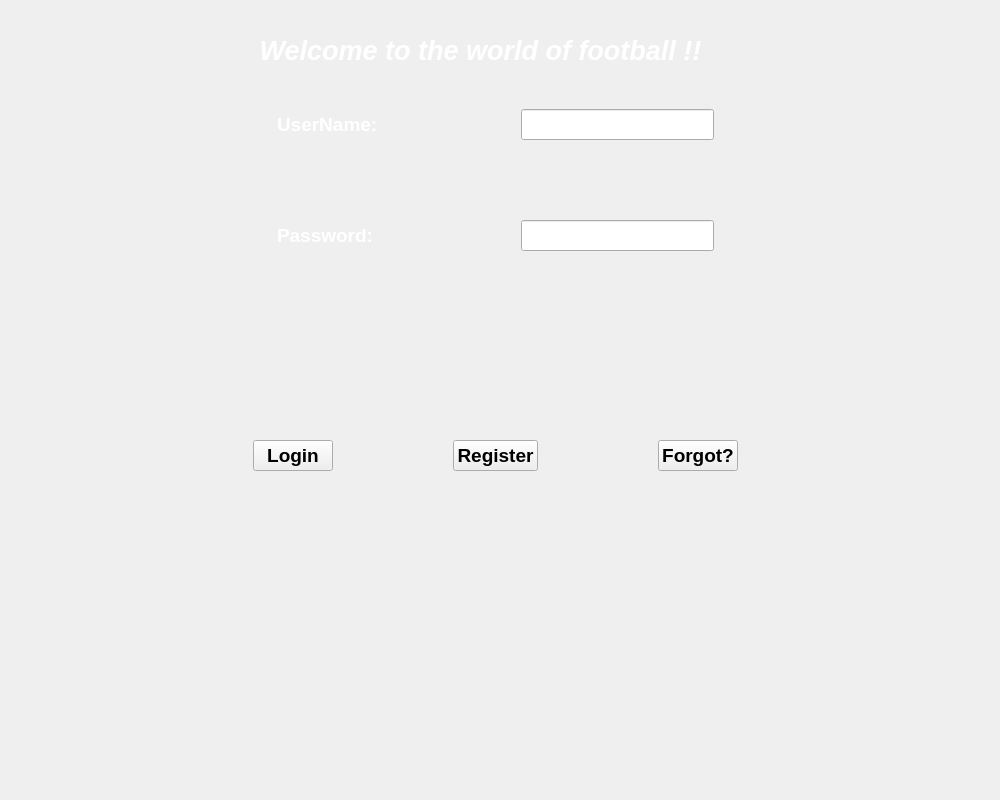
<?xml version="1.0" encoding="UTF-8"?>
<ui version="4.0">
 <class>GameLoginWidget</class>
 <widget class="QWidget" name="GameLoginWidget">
  <property name="geometry">
   <rect>
    <x>0</x>
    <y>0</y>
    <width>1000</width>
    <height>800</height>
   </rect>
  </property>
  <property name="minimumSize">
   <size>
    <width>1000</width>
    <height>800</height>
   </size>
  </property>
  <property name="maximumSize">
   <size>
    <width>1000</width>
    <height>800</height>
   </size>
  </property>
  <property name="windowTitle">
   <string>Form</string>
  </property>
  <widget class="QLabel" name="label">
   <property name="geometry">
    <rect>
     <x>6</x>
     <y>6</y>
     <width>991</width>
     <height>791</height>
    </rect>
   </property>
   <property name="text">
    <string/>
   </property>
   <property name="pixmap">
    <pixmap>game_resources/game_ui_image1(2).jpg</pixmap>
   </property>
  </widget>
  <widget class="QWidget" name="widget" native="true">
   <property name="geometry">
    <rect>
     <x>130</x>
     <y>100</y>
     <width>731</width>
     <height>471</height>
    </rect>
   </property>
   <layout class="QGridLayout" name="gridLayout_3">
    <item row="2" column="0">
     <widget class="QWidget" name="widget_3" native="true">
      <layout class="QGridLayout" name="gridLayout_2">
       <item row="0" column="4">
        <spacer name="verticalSpacer_4">
         <property name="orientation">
          <enum>Qt::Vertical</enum>
         </property>
         <property name="sizeHint" stdset="0">
          <size>
           <width>20</width>
           <height>40</height>
          </size>
         </property>
        </spacer>
       </item>
       <item row="1" column="2">
        <spacer name="horizontalSpacer_7">
         <property name="orientation">
          <enum>Qt::Horizontal</enum>
         </property>
         <property name="sizeHint" stdset="0">
          <size>
           <width>40</width>
           <height>20</height>
          </size>
         </property>
        </spacer>
       </item>
       <item row="1" column="0">
        <spacer name="horizontalSpacer_8">
         <property name="orientation">
          <enum>Qt::Horizontal</enum>
         </property>
         <property name="sizeHint" stdset="0">
          <size>
           <width>40</width>
           <height>20</height>
          </size>
         </property>
        </spacer>
       </item>
       <item row="1" column="5">
        <widget class="QPushButton" name="Forgot_button">
         <property name="font">
          <font>
           <pointsize>14</pointsize>
           <bold>true</bold>
          </font>
         </property>
         <property name="text">
          <string>Forgot?</string>
         </property>
        </widget>
       </item>
       <item row="1" column="6">
        <spacer name="horizontalSpacer_10">
         <property name="orientation">
          <enum>Qt::Horizontal</enum>
         </property>
         <property name="sizeHint" stdset="0">
          <size>
           <width>40</width>
           <height>20</height>
          </size>
         </property>
        </spacer>
       </item>
       <item row="1" column="4">
        <spacer name="horizontalSpacer_9">
         <property name="orientation">
          <enum>Qt::Horizontal</enum>
         </property>
         <property name="sizeHint" stdset="0">
          <size>
           <width>40</width>
           <height>20</height>
          </size>
         </property>
        </spacer>
       </item>
       <item row="1" column="3">
        <widget class="QPushButton" name="Register_button">
         <property name="font">
          <font>
           <pointsize>14</pointsize>
           <bold>true</bold>
          </font>
         </property>
         <property name="text">
          <string>Register</string>
         </property>
        </widget>
       </item>
       <item row="1" column="1">
        <widget class="QPushButton" name="Login_button">
         <property name="font">
          <font>
           <pointsize>14</pointsize>
           <bold>true</bold>
          </font>
         </property>
         <property name="text">
          <string>Login</string>
         </property>
        </widget>
       </item>
       <item row="2" column="4">
        <spacer name="verticalSpacer_5">
         <property name="orientation">
          <enum>Qt::Vertical</enum>
         </property>
         <property name="sizeHint" stdset="0">
          <size>
           <width>20</width>
           <height>40</height>
          </size>
         </property>
        </spacer>
       </item>
      </layout>
     </widget>
    </item>
    <item row="1" column="0">
     <widget class="QWidget" name="widget_2" native="true">
      <layout class="QGridLayout" name="gridLayout">
       <item row="2" column="0">
        <spacer name="horizontalSpacer_5">
         <property name="orientation">
          <enum>Qt::Horizontal</enum>
         </property>
         <property name="sizeHint" stdset="0">
          <size>
           <width>40</width>
           <height>20</height>
          </size>
         </property>
        </spacer>
       </item>
       <item row="3" column="1">
        <spacer name="verticalSpacer_2">
         <property name="orientation">
          <enum>Qt::Vertical</enum>
         </property>
         <property name="sizeHint" stdset="0">
          <size>
           <width>20</width>
           <height>40</height>
          </size>
         </property>
        </spacer>
       </item>
       <item row="2" column="3">
        <widget class="QLineEdit" name="Password">
         <property name="font">
          <font>
           <pointsize>14</pointsize>
           <bold>true</bold>
          </font>
         </property>
         <property name="text">
          <string/>
         </property>
         <property name="maxLength">
          <number>10</number>
         </property>
         <property name="echoMode">
          <enum>QLineEdit::PasswordEchoOnEdit</enum>
         </property>
        </widget>
       </item>
       <item row="0" column="2">
        <spacer name="horizontalSpacer">
         <property name="orientation">
          <enum>Qt::Horizontal</enum>
         </property>
         <property name="sizeHint" stdset="0">
          <size>
           <width>40</width>
           <height>20</height>
          </size>
         </property>
        </spacer>
       </item>
       <item row="2" column="2">
        <spacer name="horizontalSpacer_4">
         <property name="orientation">
          <enum>Qt::Horizontal</enum>
         </property>
         <property name="sizeHint" stdset="0">
          <size>
           <width>40</width>
           <height>20</height>
          </size>
         </property>
        </spacer>
       </item>
       <item row="2" column="1">
        <widget class="QLabel" name="Password_label">
         <property name="font">
          <font>
           <pointsize>14</pointsize>
           <bold>true</bold>
          </font>
         </property>
         <property name="styleSheet">
          <string notr="true">
color: rgb(255, 255, 255);</string>
         </property>
         <property name="text">
          <string>Password:</string>
         </property>
        </widget>
       </item>
       <item row="0" column="1">
        <widget class="QLabel" name="UserName_label">
         <property name="font">
          <font>
           <pointsize>14</pointsize>
           <bold>true</bold>
          </font>
         </property>
         <property name="styleSheet">
          <string notr="true">color: rgb(255, 255, 255);</string>
         </property>
         <property name="text">
          <string>UserName:</string>
         </property>
        </widget>
       </item>
       <item row="0" column="4">
        <spacer name="horizontalSpacer_2">
         <property name="orientation">
          <enum>Qt::Horizontal</enum>
         </property>
         <property name="sizeHint" stdset="0">
          <size>
           <width>40</width>
           <height>20</height>
          </size>
         </property>
        </spacer>
       </item>
       <item row="3" column="3">
        <spacer name="verticalSpacer">
         <property name="orientation">
          <enum>Qt::Vertical</enum>
         </property>
         <property name="sizeHint" stdset="0">
          <size>
           <width>20</width>
           <height>40</height>
          </size>
         </property>
        </spacer>
       </item>
       <item row="2" column="4">
        <spacer name="horizontalSpacer_6">
         <property name="orientation">
          <enum>Qt::Horizontal</enum>
         </property>
         <property name="sizeHint" stdset="0">
          <size>
           <width>40</width>
           <height>20</height>
          </size>
         </property>
        </spacer>
       </item>
       <item row="0" column="0">
        <spacer name="horizontalSpacer_3">
         <property name="orientation">
          <enum>Qt::Horizontal</enum>
         </property>
         <property name="sizeHint" stdset="0">
          <size>
           <width>40</width>
           <height>20</height>
          </size>
         </property>
        </spacer>
       </item>
       <item row="0" column="3">
        <widget class="QLineEdit" name="UserName">
         <property name="font">
          <font>
           <pointsize>14</pointsize>
           <bold>true</bold>
          </font>
         </property>
         <property name="maxLength">
          <number>10</number>
         </property>
         <property name="echoMode">
          <enum>QLineEdit::Normal</enum>
         </property>
        </widget>
       </item>
       <item row="1" column="2">
        <spacer name="verticalSpacer_3">
         <property name="orientation">
          <enum>Qt::Vertical</enum>
         </property>
         <property name="sizeHint" stdset="0">
          <size>
           <width>20</width>
           <height>40</height>
          </size>
         </property>
        </spacer>
       </item>
      </layout>
     </widget>
    </item>
   </layout>
  </widget>
  <widget class="QLabel" name="label_2">
   <property name="geometry">
    <rect>
     <x>70</x>
     <y>30</y>
     <width>821</width>
     <height>41</height>
    </rect>
   </property>
   <property name="font">
    <font>
     <pointsize>20</pointsize>
     <italic>true</italic>
     <bold>true</bold>
    </font>
   </property>
   <property name="styleSheet">
    <string notr="true">color:rgb(255, 255, 255)</string>
   </property>
   <property name="text">
    <string>Welcome to the world of football !!</string>
   </property>
   <property name="alignment">
    <set>Qt::AlignCenter</set>
   </property>
  </widget>
 </widget>
 <resources/>
 <connections/>
</ui>
